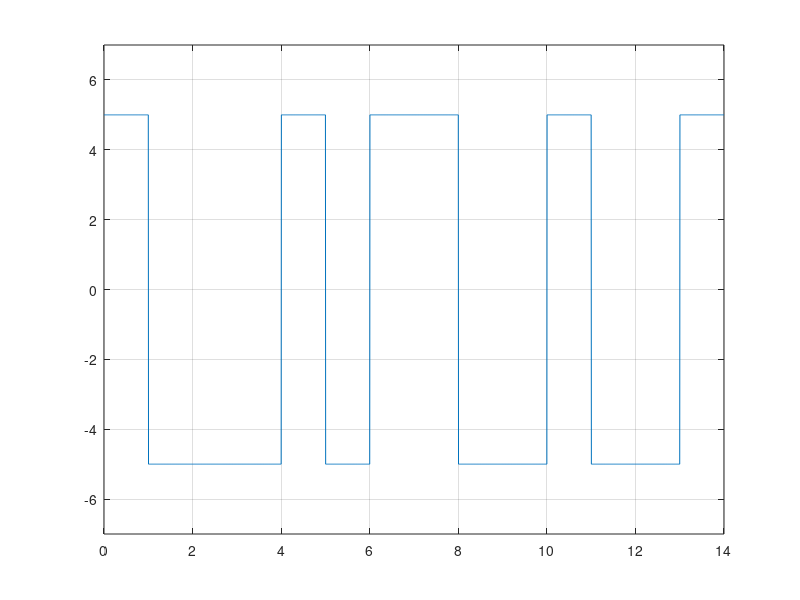

The MATLAB source for this figure:
clear;

bits = [0,1,0,0,1,1,1,0,1,0,1,1,0,1];

bit_rate=1;
voltage=5;
sign = 1;

tmp=voltage;
voltage = sign*voltage;

for i = 1:length(bits)
    if(bits(i)==0)
        amplitude(i) = voltage;
    else
        amplitude(i) = -voltage;
        voltage=amplitude(i);
    end
end

voltage = tmp;

Time = length(bits)/bit_rate;
sampling_frequency = 200;
sampling_period = 1/sampling_frequency;
time = 0:sampling_period:Time;

x = 1;

for i = 1:length(time)
    y_value(i)= amplitude(x);
    if time(i)*bit_rate>=x
        x= x+1;
    end
end

plot(time,y_value);
axis([0 Time -voltage-2 voltage+2]);
grid on;


% demodulation
x = 1;
tmp = sign;

for i=1:length(time)
  dm = y_value(i)/voltage;
  if time(i)*bit_rate>=x
      if dm==tmp
        ans_bits(x)=0;
      else
        ans_bits(x)=1;
      end
      tmp = dm;
      x = x + 1;
  end
end

disp('Demodulation : ')
disp(ans_bits)


